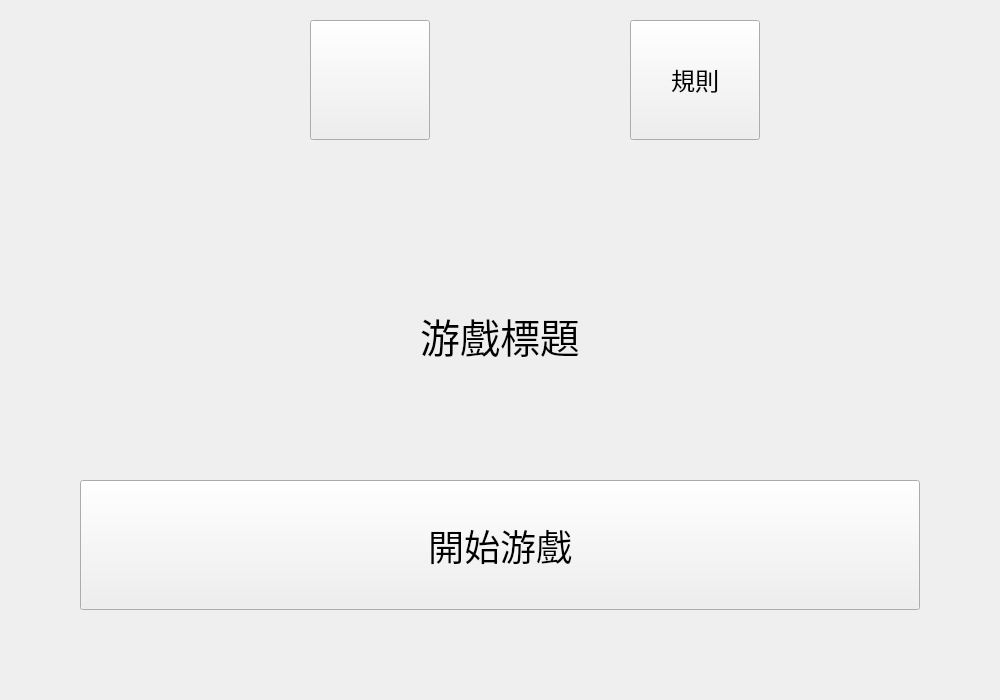
<?xml version="1.0" encoding="UTF-8"?>
<ui version="4.0">
 <class>IntroForm</class>
 <widget class="QWidget" name="IntroForm">
  <property name="geometry">
   <rect>
    <x>0</x>
    <y>0</y>
    <width>1000</width>
    <height>700</height>
   </rect>
  </property>
  <property name="windowTitle">
   <string>Form</string>
  </property>
  <layout class="QVBoxLayout" name="mainLayout">
   <property name="leftMargin">
    <number>80</number>
   </property>
   <property name="topMargin">
    <number>20</number>
   </property>
   <property name="rightMargin">
    <number>80</number>
   </property>
   <property name="bottomMargin">
    <number>90</number>
   </property>
   <item>
    <layout class="QHBoxLayout" name="upperNavigator">
     <property name="spacing">
      <number>200</number>
     </property>
     <property name="leftMargin">
      <number>230</number>
     </property>
     <property name="rightMargin">
      <number>160</number>
     </property>
     <property name="bottomMargin">
      <number>50</number>
     </property>
     <item>
      <widget class="QPushButton" name="muteSwitch">
       <property name="minimumSize">
        <size>
         <width>60</width>
         <height>60</height>
        </size>
       </property>
       <property name="maximumSize">
        <size>
         <width>120</width>
         <height>120</height>
        </size>
       </property>
       <property name="baseSize">
        <size>
         <width>60</width>
         <height>60</height>
        </size>
       </property>
       <property name="text">
        <string/>
       </property>
       <property name="iconSize">
        <size>
         <width>50</width>
         <height>50</height>
        </size>
       </property>
      </widget>
     </item>
     <item>
      <widget class="QPushButton" name="rule">
       <property name="maximumSize">
        <size>
         <width>230</width>
         <height>120</height>
        </size>
       </property>
       <property name="font">
        <font>
         <family>Microsoft JhengHei</family>
         <pointsize>18</pointsize>
        </font>
       </property>
       <property name="text">
        <string>規則</string>
       </property>
      </widget>
     </item>
    </layout>
   </item>
   <item>
    <widget class="QLabel" name="gameTitle">
     <property name="minimumSize">
      <size>
       <width>0</width>
       <height>160</height>
      </size>
     </property>
     <property name="font">
      <font>
       <family>Microsoft JhengHei</family>
       <pointsize>30</pointsize>
      </font>
     </property>
     <property name="text">
      <string>游戲標題</string>
     </property>
     <property name="alignment">
      <set>Qt::AlignmentFlag::AlignCenter</set>
     </property>
    </widget>
   </item>
   <item>
    <widget class="QPushButton" name="startGame">
     <property name="minimumSize">
      <size>
       <width>0</width>
       <height>130</height>
      </size>
     </property>
     <property name="font">
      <font>
       <family>Microsoft JhengHei</family>
       <pointsize>27</pointsize>
      </font>
     </property>
     <property name="text">
      <string>開始游戲</string>
     </property>
    </widget>
   </item>
  </layout>
 </widget>
 <resources/>
 <connections/>
</ui>
